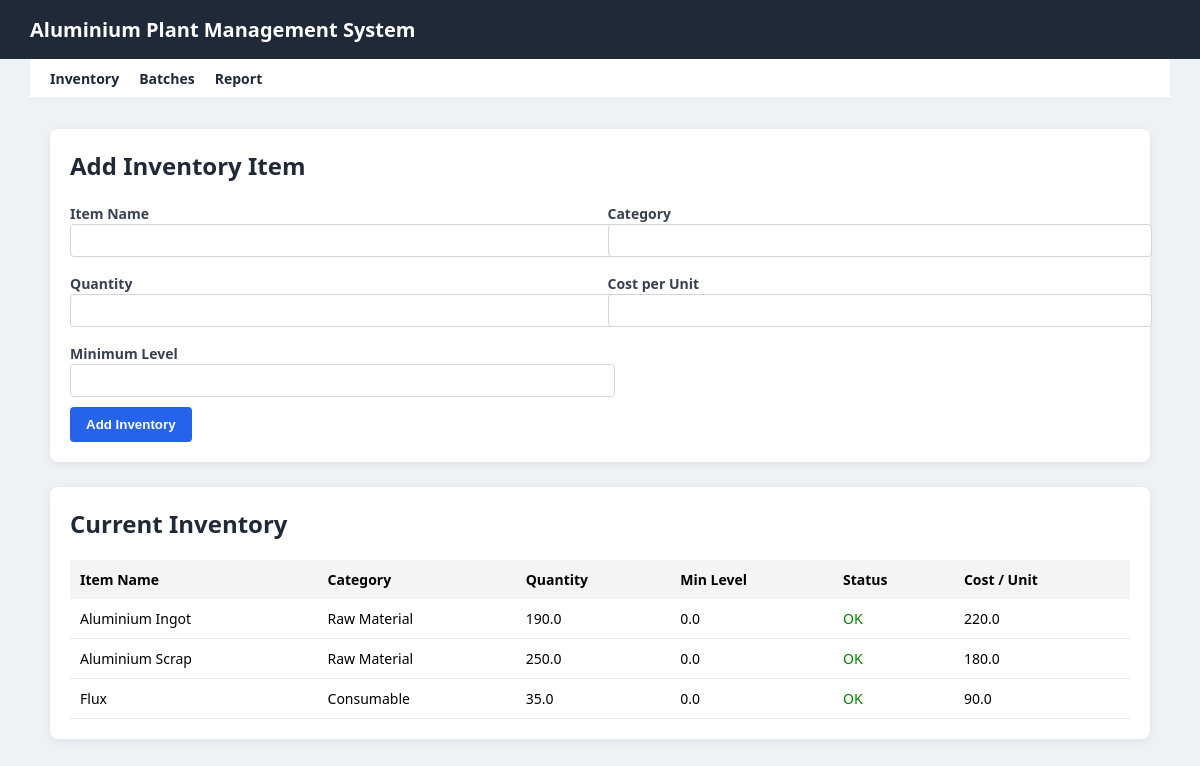
The page /inventory on the database as committed earlier.
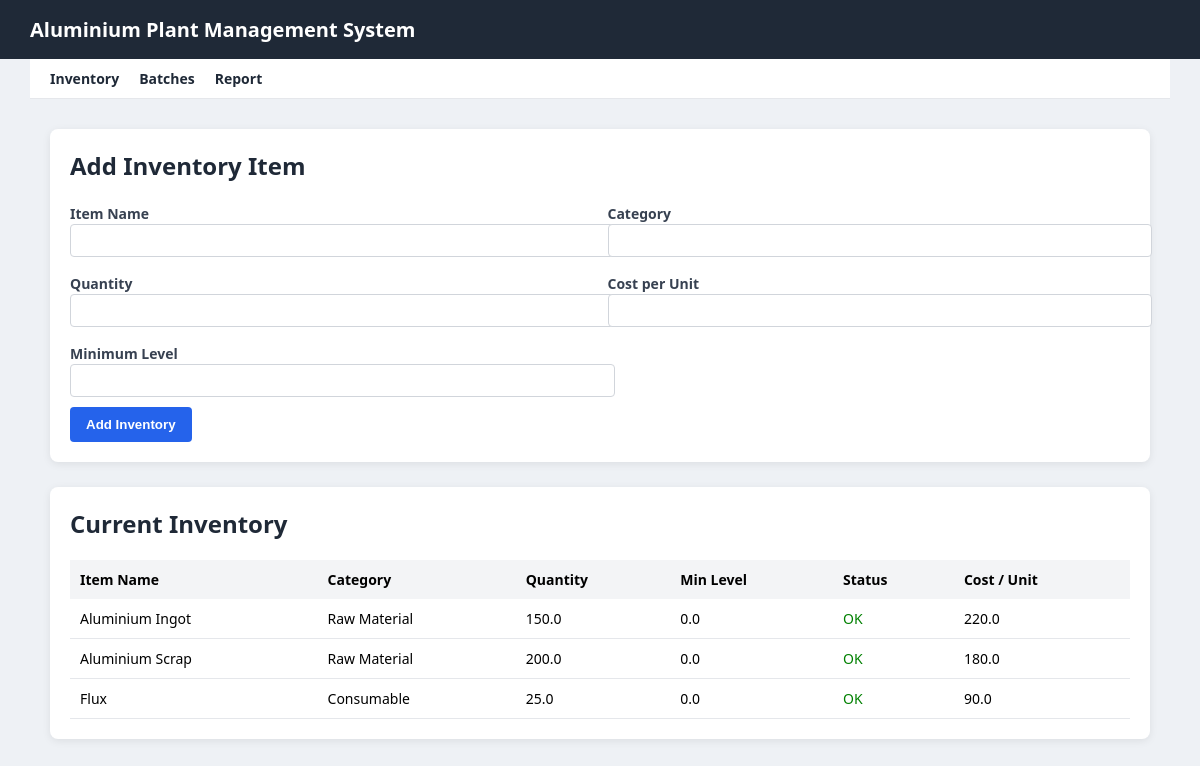
The same page on the database as committed later.
### tables this page shows
CREATE TABLE inventory (
    id INTEGER PRIMARY KEY AUTOINCREMENT,
    item_name TEXT,
    category TEXT,
    quantity REAL,
    cost_per_unit REAL
, min_level REAL DEFAULT 0, plant_id INTEGER, item_code TEXT);

### app.py (the view, shortened to what this page needs)
@app.route('/inventory', methods=['GET', 'POST'])
def inventory():
    conn = get_db_connection()
    items = conn.execute(
        "SELECT *, quantity < min_level AS low_stock FROM inventory"
    ).fetchall()
    conn.close()
    return render_template('inventory.html', items=items)

### templates/inventory.html (shortened to what this page needs)
<!DOCTYPE html>
<html>
<head>
    <link rel="stylesheet" href="{{ url_for('static', filename='style.css') }}">
</head>
<body>
<div class="header">
    Aluminium Plant Management System
</div>
<div class="nav">
    <a href="/inventory">Inventory</a>
    <a href="/batch">Batches</a>
    <a href="/report">Report</a>
</div>
<div class="container">
    <div class="card">
        <h2>Add Inventory Item</h2>
        <form method="post">
            <div class="form-grid">
                <div>
                    <label>Item Name</label>
                    <input type="text" name="item_name" required>
                </div>
                <div>
                    <label>Category</label>
                    <input type="text" name="category" required>
                </div>
                <div>
                    <label>Quantity</label>
                    <input type="number" step="0.01" name="quantity" required>
                </div>
                <div>
                    <label>Cost per Unit</label>
                    <input type="number" step="0.01" name="cost" required>
                </div>
                <div>
                    <label>Minimum Level</label>
                    <input type="number" step="0.01" name="min_level" required>
                </div>
            </div>
            <button type="submit">Add Inventory</button>
        </form>
    </div>
    <div class="card">
        <h2>Current Inventory</h2>
        <table>
            <tr>
                <th>Item Name</th>
                <th>Category</th>
                <th>Quantity</th>
                <th>Min Level</th>
                <th>Status</th>
                <th>Cost / Unit</th>
            </tr>
            {% for item in items %}
            <tr>
                <td>{{ item.item_name }}</td>
                <td>{{ item.category }}</td>
                <td>{{ item.quantity }}</td>
                <td>{{ item.min_level }}</td>
                <td>
                    {% if item.low_stock %}
                        <span style="color:red; font-weight:bold;">LOW STOCK</span>
                    {% else %}
                        <span style="color:green;">OK</span>
                    {% endif %}
                </td>
                <td>{{ item.cost_per_unit }}</td>
            </tr>
            {% else %}
            <tr>
                <td colspan="6">No inventory available</td>
            </tr>
            {% endfor %}
        </table>
    </div>
</div>
</body>
</html>

Rows that differ between the two databases and show on the page:
changed inventory "Aluminium Ingot": quantity "190.0" → "150.0"
changed inventory "Aluminium Scrap": quantity "250.0" → "200.0"
changed inventory "Flux": quantity "35.0" → "25.0"
